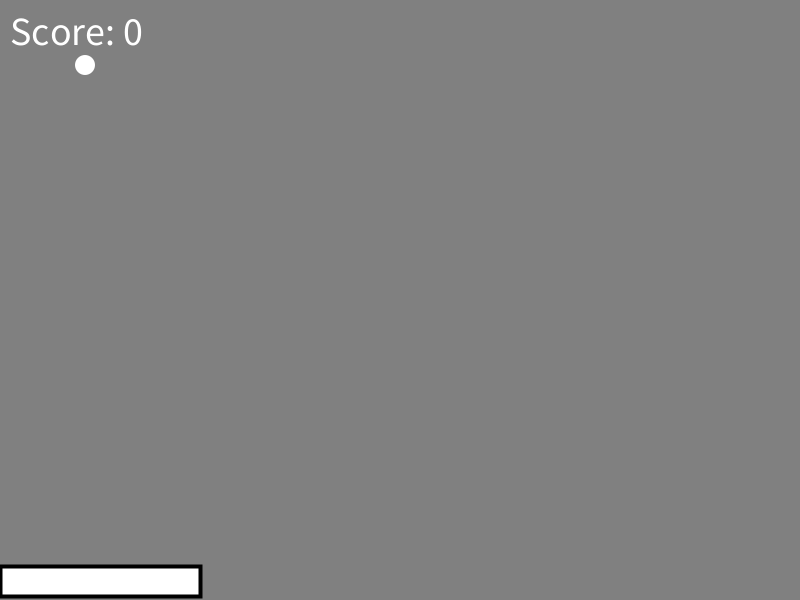
Frame 1 (no input)
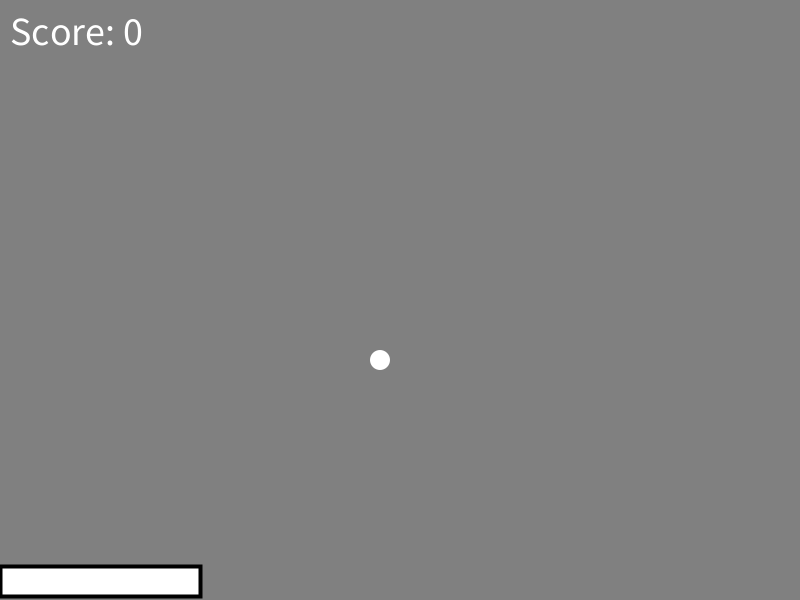
Frame 60 (the mouse pressed at the canvas centre just before this capture)
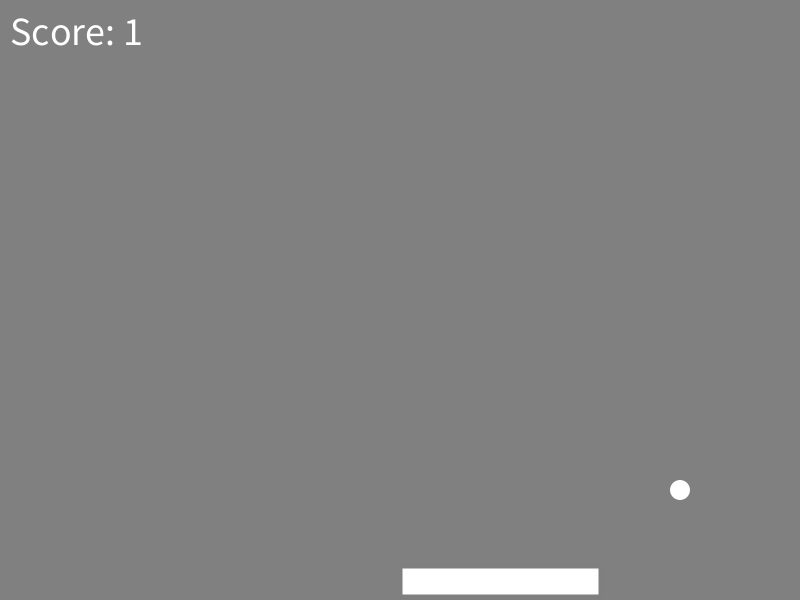
Frame 120 (the mouse held since frame 60 and released just before this capture)

The Processing sketch that drew these frames (run headless with seeded random() and noise(); from frame 60 on, the mouse is pressed at the canvas centre):

// Processing sketch: processing_172702
// ── processing_172702.pde

// global variables, able to be used in all functions
int ballX;              // x-location of the ball
int ballY;              // y-location of the ball
int ballSpeedX = 5;     // speed of the ball horizontally
int ballSpeedY = 5;     // speed of the ball vertically
int paddleHeight = 30;  // height of the paddle
int paddleColor;        // color of the paddle
int Score= 0;            
 
void setup() {
  size(800, 600);   // canvas size
  noCursor();       // hides the mouse
  ballX = width/10;  // start the ball in the
  ballY = height/10; //   middle of the canvas
  }
 
void draw() {
  background(128); // resets the background
  moveBall();      // ball moves in X and Y directions
  checkCollide();  // checks for collision with walls or paddle
  drawPaddle();    // re-draws paddle
  drawBall();      // re-draws ball 
  textSize(40);
  text("Score: " + Score, 10, 45);
}
 
void moveBall() {
  ballX = ballX + ballSpeedX; // updates ball location horizontally
  ballY = ballY + ballSpeedY; // updates ball location vertically
  
  // monitor speed/direction of ball
  println("ballSpeedX: " + ballSpeedX + ", ballSpeedY: " + ballSpeedY); 
}
 
void checkCollide() {
  // left/right edge
  if (ballX < 0 || ballX > width) {
    ballSpeedX = ballSpeedX * -1; // switch X direction
  }
  
  // top edge
  if (ballY < 0) {
    ballSpeedY = ballSpeedY * -1; // switch Y direction
  }
  
  // paddle

  if (ballY > height-paddleHeight) { // past 'goal line'
    if (ballX > mouseX && ballX < mouseX + 200) { // within paddle
      Score= Score+1;
      ballSpeedY = ballSpeedY * -1; // switch Y direction
    } else { // end game
      text("GAME OVER!", width/2, height/2);
      noLoop();
    }
  }
}
 
void drawBall() {
  noStroke();
  ellipse(ballX, ballY, 20, 20);
}
 
void drawPaddle() {
  stroke(paddleColor); // color of paddle border
  strokeWeight(4); // border thickness of 4px
  
  // y-value is always at the bottom, minus height of paddle, minus border of paddle
  rect(mouseX, height-paddleHeight-4, 200, paddleHeight);
}
 
void mousePressed() {
  // takes the values of mouseX between 0 and width and scales between 0-255
  paddleColor = int((map(mouseX, 0, width, 0, 255)));
}
 
void keyPressed() {
  // changes ball/paddle to black/white
    if (key == 'b' || key == 'B') {
    fill(0);
  }
  if (key == 'w' || key == 'W') {
    fill(255);
  }
}
